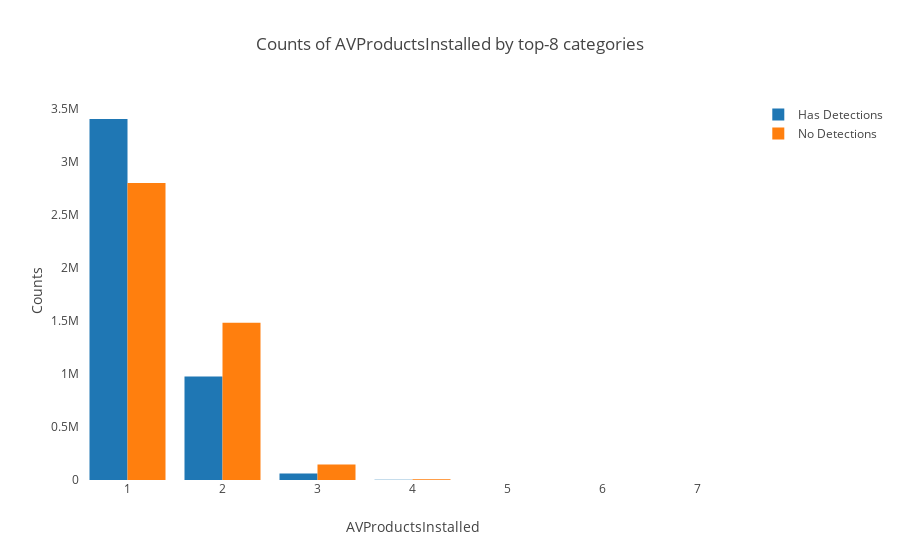

Notebook source saved alongside this figure:
### Markdown cell above
### AVProductsInstalled

### Code cell
plot_categorical_feature('AVProductsInstalled', True)

### Figure 1 — Plotly figure (JSON) as saved in the notebook; plotly's stock layout.template omitted (floating-point values rounded to 4 significant figures)
{"data": [{"name": "Has Detections", "type": "bar", "uid": "88330886-2abd-44c1-b01b-adffaef89050", "x": [1.0, 2.0, 3.0, 4.0, 5.0, 6.0, 7.0], "y": [3406078, 975996, 60682, 2371, 125, 6, 1]}, {"name": "No Detections", "type": "bar", "uid": "45788b7d-b6f1-4de2-88aa-5774b4a32f44", "x": [1.0, 2.0, 3.0, 4.0, 5.0, 6.0], "y": [2802815, 1483012, 147421, 6386, 346, 22]}], "layout": {"barmode": "group", "legend": {"orientation": "v"}, "title": {"text": "Counts of AVProductsInstalled by top-8 categories"}, "xaxis": {"showgrid": false, "showline": false, "title": {"text": "AVProductsInstalled"}, "zeroline": false}, "yaxis": {"showgrid": false, "showline": false, "title": {"text": "Counts"}, "zeroline": false}}}
